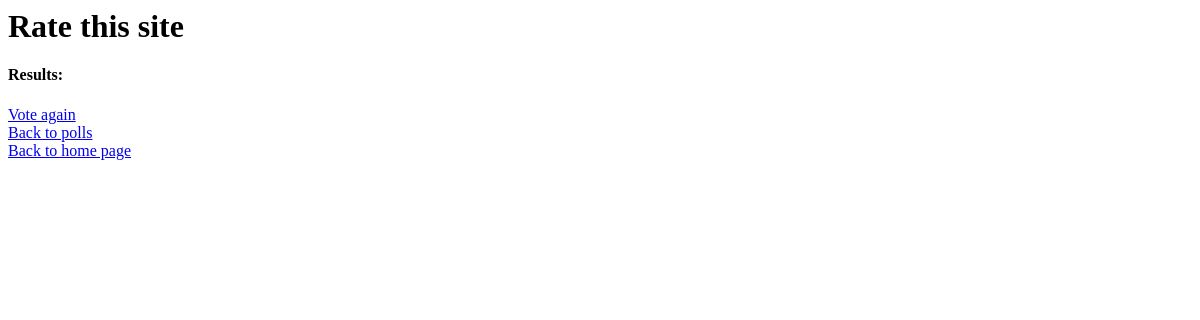
Before: /polls/3/results with the older database file.
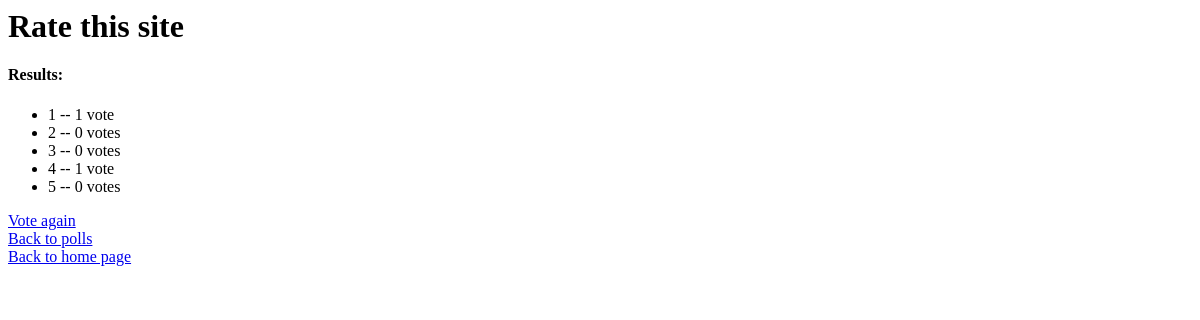
After: the same page with the newer database file.
### polls/models.py (models this page shows, shortened)
class Choice(models.Model):
    question = models.ForeignKey(Question, on_delete=models.CASCADE)
    choice_text = models.CharField(max_length=250)
    votes = models.IntegerField(default=0)

### polls/views.py (the view)
# urls.py: path('<int:pk>/results', views.ResultsView.as_view(), name='results'),
class ResultsView(generic.DetailView):
    template_name = 'polls/results.html'
    model = Question

### polls/templates/polls/results.html (shortened to what this page needs)
<h1>{{ question.question_text }}</h1>
<h4> Results:</h4>
<ul>
{% for choice in question.choice_set.all %}
    <li>{{ choice.choice_text }} -- {{ choice.votes }} vote{{ choice.votes|pluralize }}</li>
{% endfor %}
</ul>
<a href="{% url 'polls:detail' question.id %}">Vote again </a>
<a href="{% url 'polls:index' %}">Back to polls</a>
<a href="/">Back to home page</a>

Changed rows visible on the page:
added Choice: choice_text "1", votes "1"
added Choice: choice_text "2", votes "0"
added Choice: choice_text "3", votes "0"
added Choice: choice_text "4", votes "1"
added Choice: choice_text "5", votes "0"
